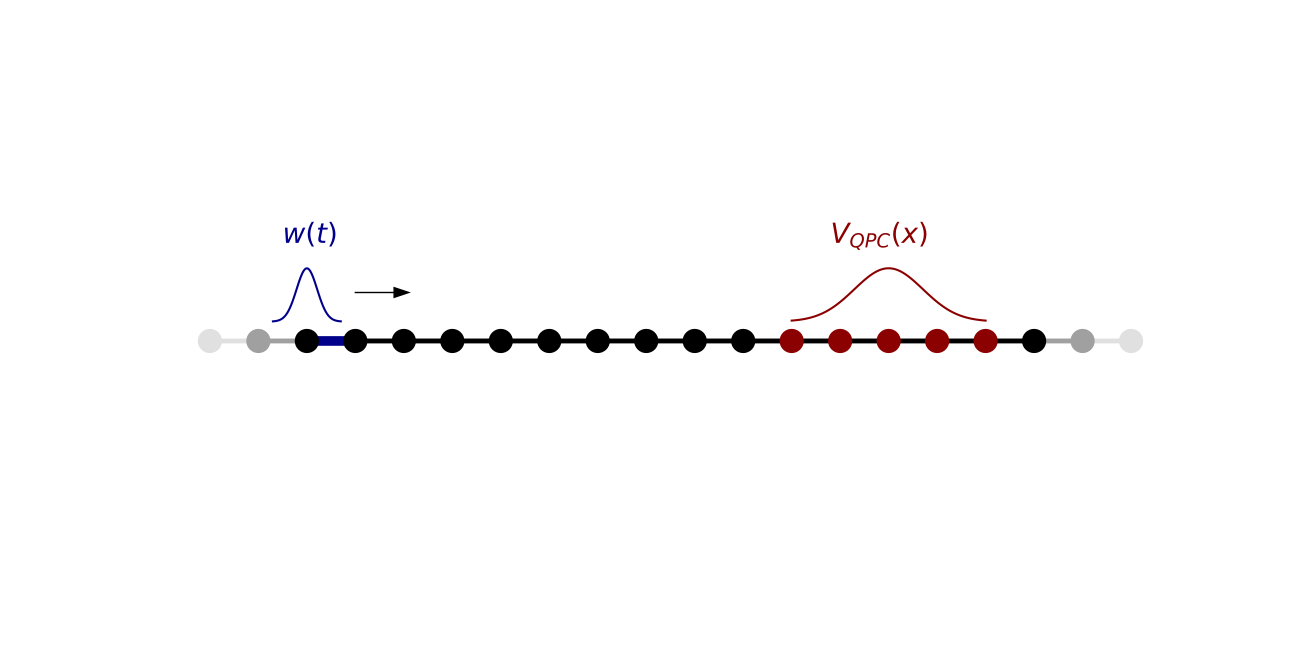

Recreate this plot in Python.
#!/usr/bin/env python3
# -*- coding: utf-8 -*-
"""
Created on Fri Jun 19 13:50:23 2020

@author: baptiste
"""

import kwant
import tkwant
import numpy as np
import matplotlib.pyplot as plt
from scipy.special import erf
import kwant_spectrum
import functools

import matplotlib.path as mpath
import matplotlib.lines as mlines
import matplotlib.patches as mpatches
from matplotlib.collections import PatchCollection


def make_system_DC(a = 1, t = 1.0,L=6,W = 3, V0 = 0.5, lx = 5):
    lat = kwant.lattice.square(a=1, norbs = 1)
    syst = kwant.Builder()

    x0 = L/2
    def onsite(site):
        (x,y) = site.pos
        return np.exp(-((x-x0)/lx)**2)*V0 + 4*t

    syst[(lat(x,y) for x in range(0,L) for y in range(0,W))] = onsite
    syst[lat.neighbors()] = -t  

    lead = kwant.Builder(kwant.TranslationalSymmetry((-a,0)))
    lead[(lat(0,y) for y in range(0,W))] = 4*t
    lead[lat.neighbors()] = -t
    syst.attach_lead(lead)
    syst.attach_lead(lead.reversed())
    time_dependent_hopping = (lat(2, 0), lat(3, 0))
    #tkwant.leads.add_voltage(syst, 0, gaussian)

    colormap = plt.cm.inferno
    
    def region_colors(site):
        if V0 ==0:
            return 'k'
        else:
            (x,y) = site.pos
            maxpot = V0
            rap = (onsite(site)- 4*t)/maxpot
            return colormap(rap*0.8)
    
    kwant.plot(syst, site_color= region_colors,lead_color='grey', 
                hop_color=lambda a, b: 'red' if (a, b) in [time_dependent_hopping] else 'k',
                hop_lw=lambda a, b: 0.3 if (a, b) in [time_dependent_hopping] else 0.1,
                fig_size = (20,15), colorbar = 0)
 #   lead_fin = lead.finalized()
    return syst
lat = kwant.lattice.square(a=1, norbs=1)
syst = kwant.Builder()
V0 = 1
L = 16
x0 = 12
t = 1
lx = 1
color_w = 'darkblue'
color_qpc = 'darkred'
syst[(lat(x, 0) for x in range(L))] = 4*t
syst[lat.neighbors()] = -t

def coupling(site1, site2, fac, omega, time):
    return -1 + fac * sin(omega * time)

# add the time-dependent coupling element
time_dependent_hopping = (lat(0, 0), lat(1, 0))
syst[time_dependent_hopping] = coupling
    #tkwant.leads.add_voltage(syst, 0, gaussian)

colormap = plt.cm.inferno
def onsite(site):
        (x,y) = site.pos
        return np.exp(-((x-x0)/lx)**2)*V0 + 4*t
#def region_colors(site):
#    if V0 ==0:
#        return 'k'
#    else:
#        (x,y) = site.pos
#        maxpot = V0
#        rap = (onsite(site)- 4*t)/maxpot
#        return colormap(rap*0.8)
def region_colors(site):
    (x,y) = site.pos
    if -2.2*lx + x0<x<2.2*lx + x0:
        return color_qpc
    else:
        return 'k'
 
lead = kwant.Builder(kwant.TranslationalSymmetry((-1, 0)))
lead[lat(0, 0)] = 1
lead[lat.neighbors()] = -1
syst.attach_lead(lead)
syst.attach_lead(lead.reversed())

# plot the system

kwant.plot(syst, site_color=region_colors, lead_color='grey',
           hop_lw=lambda a, b: 0.2 if (a, b) in [time_dependent_hopping] else 0.1,
           hop_color=lambda a, b: color_w if (a, b) in [time_dependent_hopping] else 'k',
          fig_size = (20,15));
plt.box(False)
plt.xticks([])
plt.yticks([])
#plt.text(x0*0.92, 2, '$QPC$', fontsize = 20)
#plt.text(-0.5, 2, '$w(t)$', fontsize = 20)
#
##plt.text(0.5, 0.5, 'Voltage drop', fontsize = 20)
#x = np.linspace(-0.7,0.7)
#y = np.exp(-((x+0.)/0.3)**2)*1.1 + 0.4
#plt.arrow(x0, 2.3, 0, -1.4, head_width=0.2, color = 'k')
#plt.arrow(1, 0.9, 0.8, 0, head_width=0.2, color = 'k')
#plt.plot(x,y, 'k')



plt.text(x0*0.9, 2, '$V_{QPC}(x)$', fontsize = 20, color = color_qpc)
plt.text(-0.5, 2, '$w(t)$', fontsize = 20, color = color_w)

#plt.text(0.5, 0.5, 'Voltage drop', fontsize = 20)
x = np.linspace(-0.7,0.7)
y = np.exp(-((x+0.)/0.3)**2)*1.1 + 0.4
#plt.arrow(x0, 2.3, 0, -1.4, head_width=0.2, color = 'k')
plt.arrow(1, 1, 0.8, 0, head_width=0.2, color = 'k')
plt.plot(x,y, color = color_w)
xqpc = np.linspace(-2*lx,2*lx,100) +x0
yqpc = np.exp(-((xqpc-x0)/lx)**2)*1.1 +0.4
plt.plot(xqpc,yqpc, color = color_qpc)
